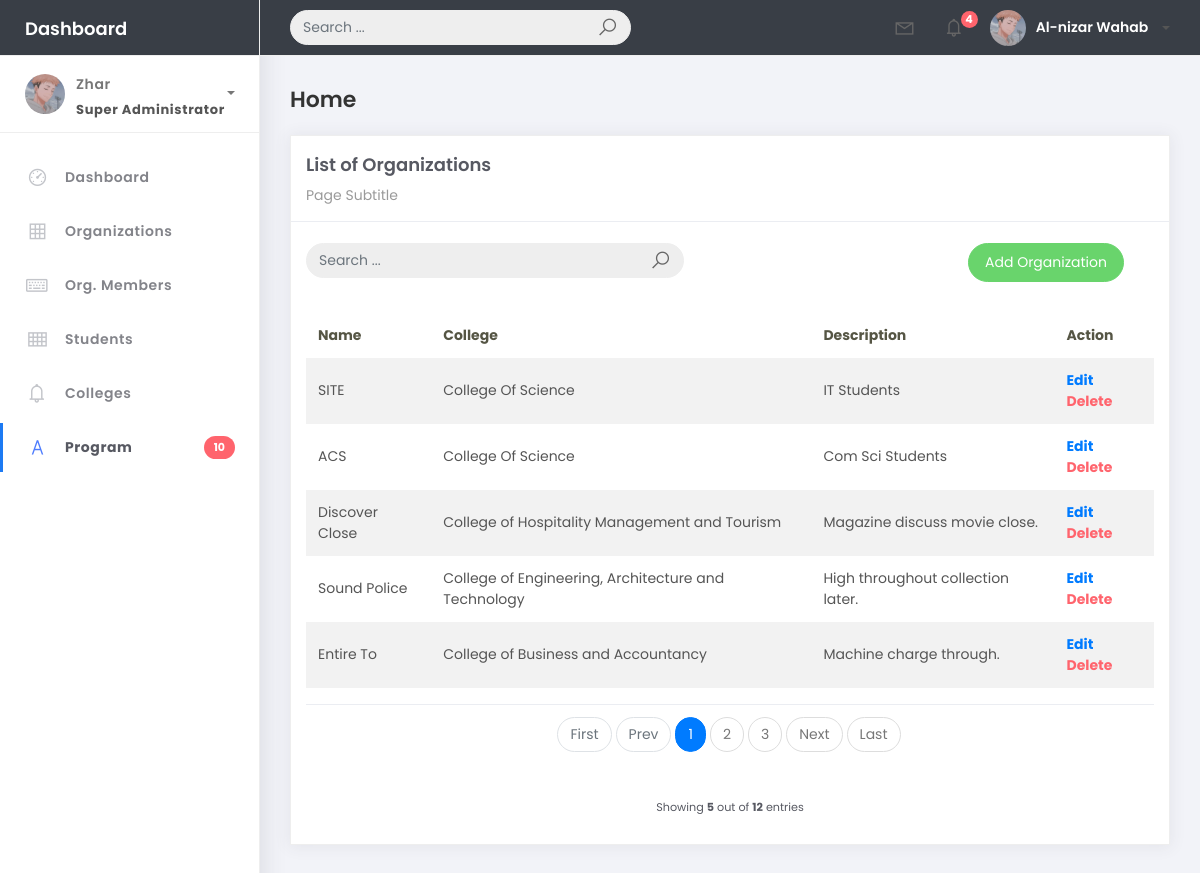
The app's page /organization-list/, older data.
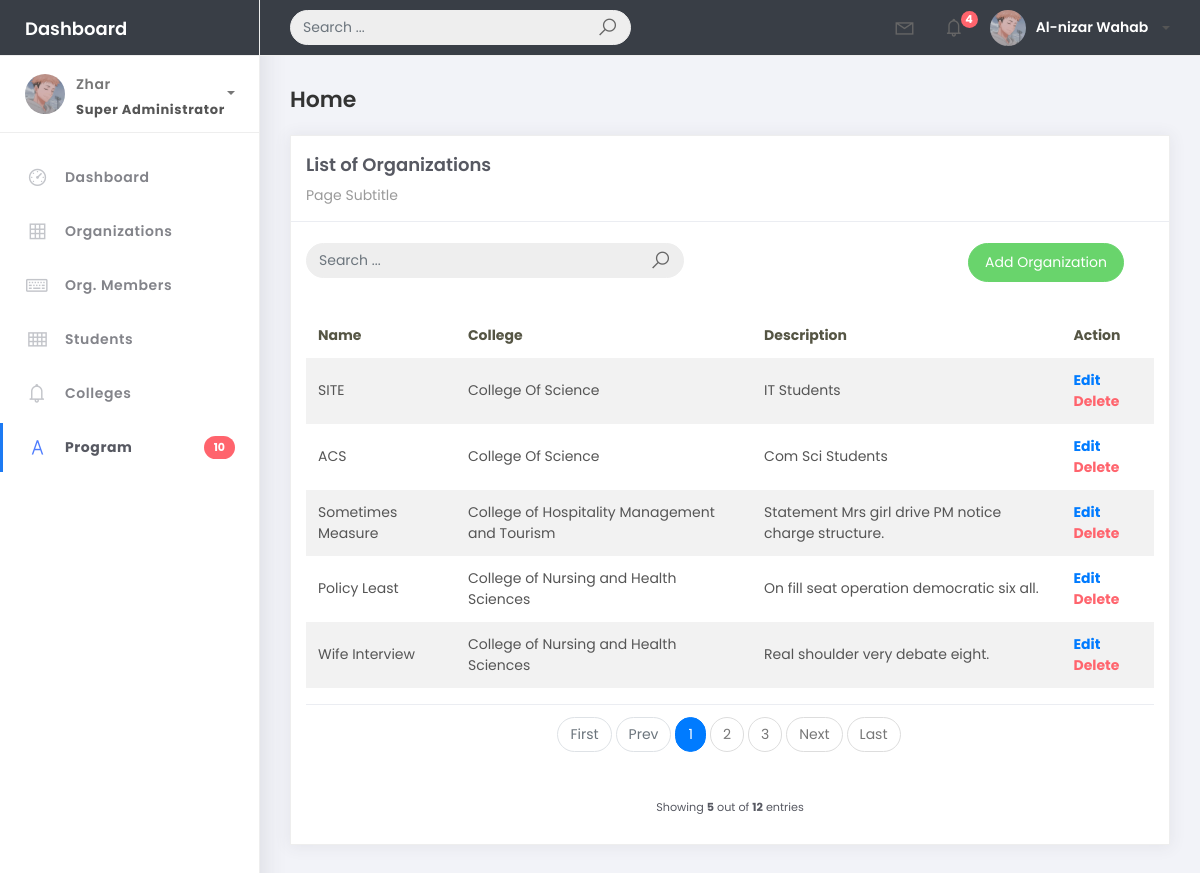
The same page, newer data.
### studentorg/models.py (models this page shows, shortened)
class BaseModel(models.Model):
    created_at = models.DateTimeField(auto_now_add=True, db_index=True)
    updated_at = models.DateTimeField(auto_now=True)
    class Meta:
        abstract = True

class Organization(BaseModel):
    name = models.CharField(max_length=250)
    college = models.ForeignKey(College, null=True, blank=True, on_delete=models.CASCADE)
    description = models.CharField(max_length=500)

class College(BaseModel):
    college_name = models.CharField(max_length=150)
    def __str__(self):
        return self.college_name

### studentorg/views.py (the view)
# urls.py: path('organization-list/', OrganizationList.as_view(), name='organization-list'),
class OrganizationList(ListView):
    model = Organization
    context_object_name = 'organization'
    template_name = 'organization/org_list.html'
    paginate_by = 5
    def get_queryset(self, *args, **kwargs):
        qs = super(OrganizationList, self).get_queryset(*args, **kwargs)
        if self.request.GET.get("q") != None:
            query = self.request.GET.get('q')
            qs = qs.filter(Q(name__icontains=query) |
                           Q(description__icontains=query) |
                           Q(college__college_name__icontains=query))
        return qs

### templates/organization/org_list.html
{% extends 'base.html' %} {% load static %} {% block content %}
<div class="content">
  <div class="container-fluid">
    <h4 class="page-title">Home</h4>
    <div class="row">
      <div class="col-md-12">
        <div class="card">
          <div class="card-header">
            <div class="card-title">List of Organizations</div>
            <div class="card-category">Page Subtitle</div>
          </div>
          <br />
          <div class="col-md-12 row">
            <div class="col-md-6">
              <form class="navbar-left navbar-form nav-search mr-md-3" action="{% url 'organization-list' %}">
                <div class="input-group">
                  <input type="text" placeholder="Search ..." class="form-control" name="q" />
                  <div class="input-group-append">
                    <span class="input-group-text">
                      <i class="la la-search search-icon"></i>
                    </span>
                  </div>
                </div>
              </form>
            </div>
            <div class="col-md-6">
              <div class="pull-right">
                <a
                  href="{% url 'organization-add' %}" class="btn btn-success btn-rounded">Add Organization</a>
              </div>
            </div>
          </div>
          <div class="card-body">
            <table class="table table-striped mt-3">
              <thead>
                <tr>
                  <th scope="col">Name</th>
                  <th scope="col">College</th>
                  <th scope="col">Description</th>
                  <th scope="col">Action</th>
                </tr>
              </thead>
              <tbody>
                {% for object in object_list %}
                <tr>
                  <td>{{ object.name}}</td>
                  <td>{{ object.college }}</td>
                  <td>{{ object.description }}</td>
                  <td>
                    <a href="/organization-list/{{object.id}}"><b>Edit</b></a>
                    <a href="/organization-list/{{object.id}}/delete" class="text-danger"><b>Delete</b></a>
                  </td>
                </tr>
                {% empty %}
                <tr>
                  <td colspan="4" style="text-align: center">
                    <p class="text-sm font-weight-bold mb-0">No Records Found</p>
                  </td>
                </tr>
                {% endfor %}
              </tbody>
            </table>
            {% include 'includes/pagination.html' %}
          </div>
        </div>
      </div>
    </div>
  </div>
</div>
{% endblock %}

### templates/base.html (shortened to what this page needs)
{% load static %}
<!DOCTYPE html>
<html>
<head>
	<link rel="stylesheet" href="{% static 'css/bootstrap.min.css' %}">
	<link rel="stylesheet" href="{% static 'css/ready.css' %}">
	<link rel="stylesheet" href="{% static 'css/demo.css' %}">
</head>
<body>
	<div class="wrapper">
		<div class="main-header" style="background-color: #393E46;">
			<div class="logo-header">
				<a href="index.html" class="logo" style="color: white;">
					Dashboard
				</a>
			</div>
			<nav class="navbar navbar-header navbar-expand-lg">
				<div class="container-fluid">
					<form class="navbar-left navbar-form nav-search mr-md-3" action="">
						<div class="input-group">
							<input type="text" placeholder="Search ..." class="form-control">
							<div class="input-group-append">
								<span class="input-group-text">
									<i class="la la-search search-icon"></i>
								</span>
							</div>
						</div>
					</form>
					<ul class="navbar-nav topbar-nav ml-md-auto align-items-center">
						<li class="nav-item dropdown hidden-caret">
							<a class="nav-link dropdown-toggle" href="#" id="navbarDropdown" role="button" data-toggle="dropdown" aria-haspopup="true" aria-expanded="false">
								<i class="la la-envelope"></i>
							</a>
						</li>
						<li class="nav-item dropdown hidden-caret">
							<a class="nav-link dropdown-toggle" href="#" id="navbarDropdown" role="button" data-toggle="dropdown" aria-haspopup="true" aria-expanded="false">
								<i class="la la-bell"></i>
								<span class="notification">4</span>
							</a>
						</li>
						<li class="nav-item dropdown" >
							<a class="dropdown-toggle profile-pic" data-toggle="dropdown" href="#" aria-expanded="false"> <img src="{% static 'img/Profile.jpg' %}" alt="user-img" width="36" class="img-circle"><span style="color: white;">Al-nizar Wahab</span></span> </a>
							</li>
						</ul>
					</div>
				</nav>
			</div>
			<div class="sidebar" style="margin-top: 6px;">
				<div class="scrollbar-inner sidebar-wrapper">
					<div class="user">
						<div class="photo">
							<img src="{% static 'img/Profile.jpg' %}">
						</div>
						<div class="info">
							<a class="" data-toggle="collapse" href="#collapseExample" aria-expanded="true">
								<span>
									Zhar
									<span class="user-level">Super Administrator</span>
									<span class="caret"></span>
								</span>
							</a>
						</div>
					</div>
					<ul class="nav">
						<li class="nav-item">
							<a href="{% url 'dashboard-chart' %}">
								<i class="la la-dashboard"></i>
								<p>Dashboard</p>
							</a>
						</li>
						<li class="nav-item">
							<a href="{% url 'organization-list' %}">
								<i class="la la-table"></i>
								<p>Organizations</p>
							</a>
						</li>
						<li class="nav-item">
							<a href="{% url 'orgmember-list' %}">
								<i class="la la-keyboard-o"></i>
								<p>Org. Members</p>
							</a>
						</li>
						<li class="nav-item">
							<a href="{% url 'student-list' %}">
								<i class="la la-th"></i>
								<p>Students</p>
							</a>
						</li>
						<li class="nav-item">
							<a href="{% url 'college-list' %}">
								<i class="la la-bell"></i>
								<p>Colleges</p>
							</a>
						</li>
						<li class="nav-item active">
							<a href="{% url 'program-list' %}">
								<i class="la la-font"></i>
								<p>Program</p>
								<span class="badge badge-danger">10</span>
							</a>
						</li>
					</ul>
				</div>
			</div>
			<div class="main-panel">
				{% block content %}
				{% endblock %}
		</div>
	</div>
</body>
</html>

### templates/includes/pagination.html (shortened to what this page needs)
{% if is_paginated %}
<div class="card-footer px-0 border-0 d-flex flex-column flex-lg-grow align-items-center justify-content-between mt-3">
    <nav aria-label="Topics_pagination" class="mb-4">
        <ul class="pagination">
            {% if page_obj.number > 1 %}
                <li class="page-item">
                    <a class="page-link" href="?page=1">First</a>
                </li>
            {% else %}
                <li class="page-item disabled">
                    <span class="page-link">First</span>
                </li>
            {% endif %}
            {% if page_obj.has_previous %}
                <li class="page-item">
                    <a class="page-link" href="?page={{ page_obj.previous_page_number }}">Prev</a>
                </li>
            {% else %}
                <li class="page-item disabled">
                    <span class="page-link">Prev</span>
                </li>
            {% endif %}
            {% for page_num in paginator.page_range %}
                {% if page_obj.number == page_num %}
                    <li class="page-item active">
                        <span class="page-link">
                            {{ page_num }}
                        </span>
                    </li>
                {% elif page_num > page_obj.number|add:'-3' and page_num < page_obj.number|add:'3' %}
                    <li class="page-item">
                        <a class="page-link" href="?page={{ page_num }}">{{ page_num }}</a>
                    </li>
                {% endif %}
            {% endfor %}
            {% if page_obj.has_next %}
                <li class="page-item">
                    <a class="page-link" href="?page={{ page_obj.next_page_number }}">Next</a>
                </li>
            {% else %}
                <li class="page-item disabled">
                    <span class="page-link">Next</span>
                </li>
            {% endif %}
            {% if page_obj.number != paginator.num_pages %}
                <li class="page-item">
                    <a class="page-link" href="?page={{ paginator.num_pages }}">Last</a>
                </li>
            {% else %}
                <li class="page-item disabled">
                    <span class="page-link">Last</span>
                </li>
            {% endif %}
        </ul>
    </nav>
    <div class="fw-normal small mt-4 mt-lg-0">Showing <b>{{ object_list.count }}</b> out of <b>{{ paginator.count }}</b> entries</div>
</div>
{% endif %}

Row changes from the older to the newer data that the page shows:
removed Organization: name "Discover Close", college "College of Hospitality Management and Tourism", description "Magazine discuss movie close."
removed Organization: name "Sound Police", college "College of Engineering, Architecture and Technology", description "High throughout collection later."
removed Organization: name "Entire To", college "College of Business and Accountancy", description "Machine charge through."
added Organization: name "Sometimes Measure", college "College of Hospitality Management and Tourism", description "Statement Mrs girl drive PM notice charge structure."
added Organization: name "Policy Least", college "College of Nursing and Health Sciences", description "On fill seat operation democratic six all."
added Organization: name "Wife Interview", college "College of Nursing and Health Sciences", description "Real shoulder very debate eight."
